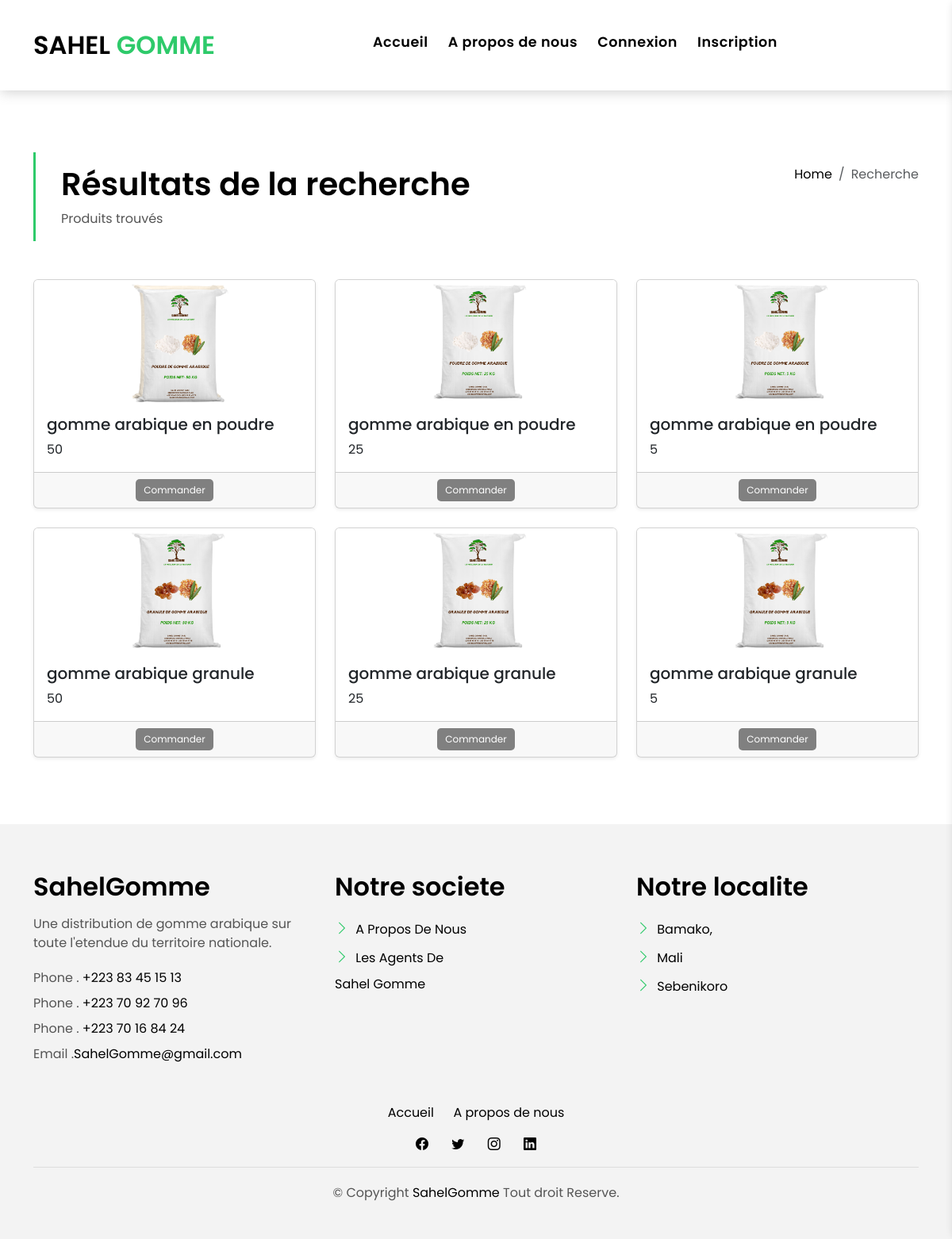
Page /recherche/ on the committed database.
### KidalApp/models.py (models this page shows, shortened)
class Produit(models.Model):
    nom = models.CharField(max_length=100)
    description = models.TextField()
    prix = models.DecimalField(max_digits=10, decimal_places=2)
    stock = models.PositiveIntegerField()
    categorie = models.ForeignKey(Categorie, on_delete=models.CASCADE)
    image = models.ImageField(upload_to='produits/', null=True, blank=True)

### KidalApp/views.py (the view)
# urls.py: path('recherche/', views.rechercher_produit, name='recherche_produit'),
def rechercher_produit(request):
    if 'q' in request.GET:
        query = request.GET['q']
        produits = Produit.objects.filter(nom__icontains=query)
    else:
        produits = Produit.objects.all()
    return render(request, 'KidalApp/rechercher_produit.html', {'produits': produits})

### KidalApp/templates/KidalApp/rechercher_produit.html
{% extends "KidalApp/base.html" %}
{% load static %}
{% block content %}
<main id="main">
  <section class="intro-single">
    <div class="container">
      <div class="row">
        <div class="col-md-12 col-lg-8">
          <div class="title-single-box">
            <h1 class="title-single">Résultats de la recherche</h1>
            <span class="color-text-a">Produits trouvés</span>
          </div>
        </div>
        <div class="col-md-12 col-lg-4">
          <nav aria-label="breadcrumb" class="breadcrumb-box d-flex justify-content-lg-end">
            <ol class="breadcrumb">
              <li class="breadcrumb-item">
                <a href="#">Home</a>
              </li>
              <li class="breadcrumb-item active" aria-current="page">
                Recherche
              </li>
            </ol>
          </nav>
        </div>
      </div>
    </div>
  </section>
  <section class="news-single nav-arrow-b">
    <div class="container">
      {% if produits %}
      <div class="row">
        {% for produit in produits %}
        <div class="col-lg-4 col-md-6 col-sm-12 mb-4">
          <div class="card h-100 shadow-sm">
            <img src="{{ produit.image.url }}" class="card-img-top" alt="{{ produit.nom }}">
            <div class="card-body">
              <h5 class="card-title">{{ produit.nom }}</h5>
              <p class="card-text">{{ produit.description }}</p>
            </div>
            <div class="card-footer text-center">
              <a href="{% url 'commander_produit' produit.id %}" class="btn btn-custom">Commander</a>
            </div>
          </div>
        </div>
        {% endfor %}
      </div>
      {% else %}
      <div class="alert alert-info text-center" role="alert">
        Aucun produit trouvé.
      </div>
      {% endif %}
    </div>
  </section>
</main>
{% endblock %}

### KidalApp/static/css/style.css (style rules this page uses)
body { font-family: "Poppins", sans-serif; color: #555555; }
h1, h2, h3, h4, h5, h6 { color: #000000; }
a { color: #000000; text-decoration: none; transition: all 0.5s ease; }
.color-text-a { text-decoration: none; color: #555555; }
.btn { transition: 0.5s ease; }
.intro-single { padding: 12rem 0 3rem; }
.intro-single .title-single-box { padding: 1rem 0 1rem 2rem; }
.intro-single .title-single-box { border-left: 3px solid #2eca6a; }
.intro-single .title-single-box .title-single { font-weight: 600; font-size: 2.2rem; }
@media (min-width: 768px) { .intro-single .title-single-box .title-single { font-size: 2.1rem; } }
@media (min-width: 992px) { .intro-single .title-single-box .title-single { font-size: 2.5rem; } }
.intro-single .breadcrumb-box { padding: 1rem 0 0 0.5rem; }
.intro-single .breadcrumb { background-color: transparent; padding-right: 0; padding-left: 0; }
.btn-custom { background-color: grey; color: white; border: none; padding: 5px 10px; font-size: 12px; border-radius: 5px; text-decoration: none; }

### rows in the picture
Produit: image (picture), nom "gomme arabique en poudre", description "50"
Produit: image (picture), nom "gomme arabique en poudre", description "25"
Produit: image (picture), nom "gomme arabique en poudre", description "5"
Produit: image (picture), nom "gomme arabique granule", description "50"
Produit: image (picture), nom "gomme arabique granule", description "25"
Produit: image (picture), nom "gomme arabique granule", description "5"
